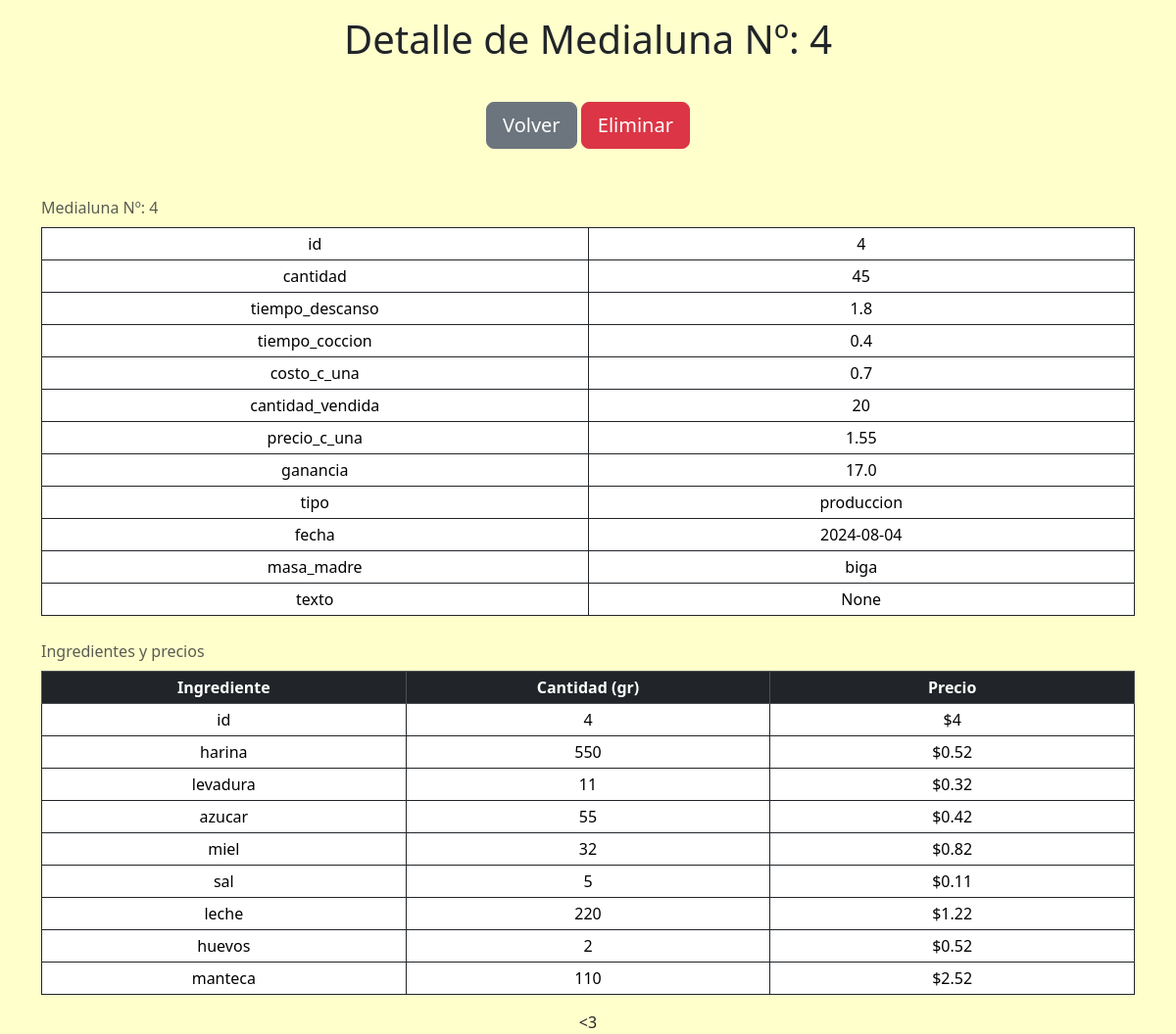
Screenshot of /medialunas/4 with the database file from the repository.
### tables this page shows
CREATE TABLE "medialunas" (
        "id"    INTEGER NOT NULL UNIQUE, 
        "cantidad"      INTEGER,
        "tiempo_descanso"       REAL,    
        "tiempo_coccion"        REAL,    
        "costo_c_una"   REAL,
        "cantidad_vendida"      INTEGER, 
        "precio_c_una"  REAL,
        "ganancia"      REAL,
        "tipo"  TEXT,
        "fecha" TEXT, "masa_madre" TEXT, "texto" TEXT,
        PRIMARY KEY("id" AUTOINCREMENT)
);

CREATE TABLE ingredientes (
	id INTEGER NOT NULL,
	harina INTEGER,
	levadura INTEGER,
	azucar INTEGER,
	miel INTEGER,
	sal INTEGER,
	leche INTEGER,
	huevos INTEGER,
	manteca INTEGER,
	FOREIGN KEY(id) REFERENCES medialunas(id)
);

CREATE TABLE precios (
	id INTEGER NOT NULL,
	harina REAL,
	levadura REAL,
	azucar REAL,
	miel REAL,
	sal REAL,
	leche REAL,
	huevos REAL,
	manteca REAL,
	FOREIGN KEY(id) REFERENCES medialunas(id)
);

### app.py (the view)
@app.route('/medialunas/<int:id>')
def mostrar_medialunas(id: int):
    with sqlite3.connect(database) as connection:
        cursor = connection.cursor()
        cursor.execute("SELECT * FROM medialunas WHERE id=?", (str(id),))
        selected_medialuna = cursor.fetchone()
        cursor.execute("SELECT * FROM ingredientes WHERE id=?", (str(id),))
        selected_ingredientes = cursor.fetchone()
        cursor.execute("SELECT * FROM precios WHERE id=?", (str(id),))
        selected_precios = cursor.fetchone()
    medialuna = crear_diccionario(COLUMNAS_MEDIALUNAS, selected_medialuna)
    ingredientes = crear_diccionario(COLUMNAS_INGREDIENTES_PRECIOS, selected_ingredientes)
    precios = crear_diccionario(COLUMNAS_INGREDIENTES_PRECIOS, selected_precios)
    return render_template("medialunas.html", medialuna=medialuna,
                           ingredientes=ingredientes, precios=precios)

### funciones.py (called while the page is built)
def crear_diccionario(keys: list, values: tuple) -> dict:
    dic = {}
    if (values != None):
        for i in range(len(keys)):
            dic[keys[i]] = values[i]
    return dic

### templates/medialunas.html (shortened to what this page needs)
{% extends "layout.html" %}
{% block main %}
<h1> Detalle de Medialuna Nº: {{ medialuna["id"] }} </h1>
<div class="btn-container">
    <a href="/" class="btn btn-secondary btn-lg">Volver</a>
    <a href="/eliminar/{{ medialuna['id'] }}" class="btn btn-danger btn-lg" onclick="return confirm('Eliminar?');">Eliminar</a>
</div>
<div class="container table-responsive-sm">
    <table class="table table-sm table-hover table-bordered border-dark">
        <caption> Medialuna Nº: {{ medialuna["id"] }} </caption>
        <tbody>
            {% for key in medialuna %}
            <tr>
                <td> {{ key }} </td>
                <td> {{ medialuna[key] }} </td>
            </tr>
            {% endfor %}
        </tbody>
    </table>
    <table class="table table-sm table-hover table-bordered border-dark">
        <caption> Ingredientes y precios </caption>
        <thead class="table-dark">
            <tr>
                <th> Ingrediente </th>
                <th> Cantidad (gr) </th>
                <th> Precio </th>
            </tr>
        </thead>
        <tbody>
            {% for key in ingredientes %}
            <tr>
                <td> {{ key }} </td>
                <td> {{ ingredientes[key] }} </td>
                <td> ${{ precios[key] }} </td>
            </tr>
            {% endfor %}
        </tbody>
    </table>
</div>
{% endblock %}

### static/styles.css (style rules this page uses)
body { background-color: #ffffcc !important; text-align: center !important; }
.btn-container { margin-top: 5vh; margin-bottom: 5vh; width: 100%; }
caption { caption-side: top; }
h1 { margin-top: 1rem !important; }
table { table-layout: fixed; word-break: break-all; }

### rows the page displays
medialunas: id "4", id "4" "45" "1.8" "0.4" "0.7" "20" "1.55" "17.0" "produccion" "2024-08-04" "biga"
ingredientes: id "4" "550" "11" "55" "32" "5" "220" "2" "110"
precios: id "4" "0.52" "0.32" "0.42" "0.82" "0.11" "1.22" "0.52" "2.52"

### other values shown
{{ key }} "id" "cantidad" "tiempo_descanso" "tiempo_coccion" "costo_c_una" "cantidad_vendida" "precio_c_una" "ganancia" "tipo" "fecha" "masa_madre" "texto"
{{ medialuna[key] }} "None"
{{ key }} "id" "harina" "levadura" "azucar" "miel" "sal" "leche" "huevos" "manteca"
